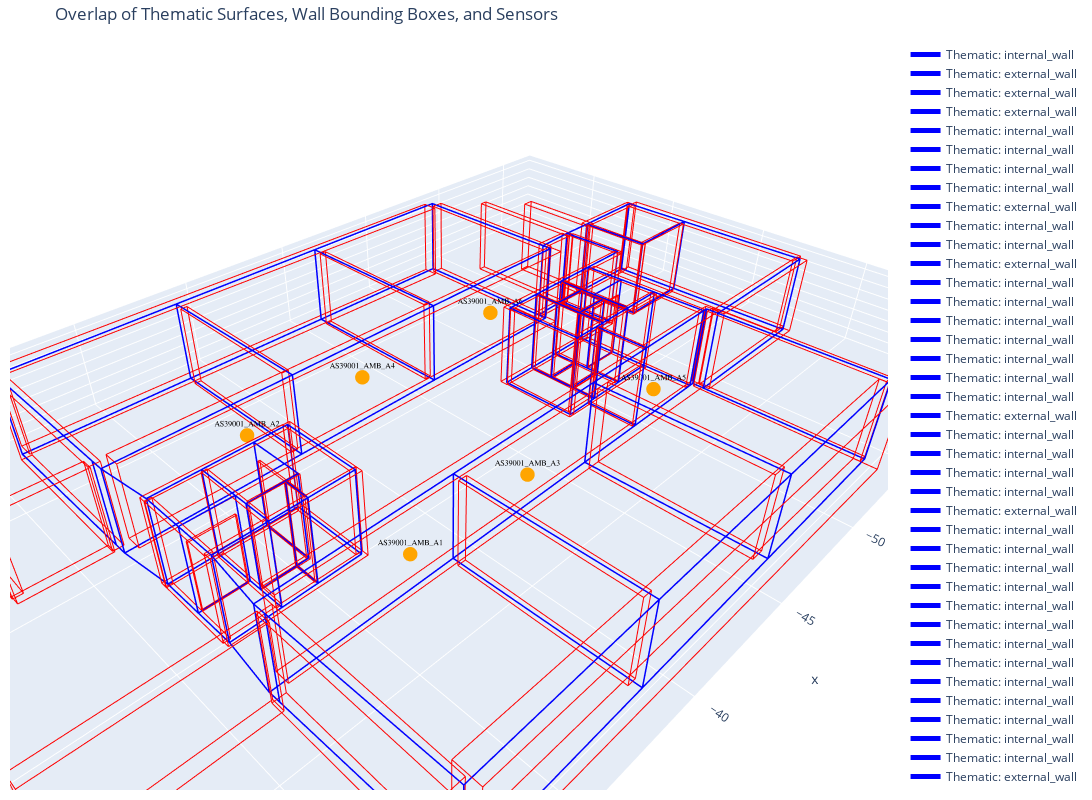

Notebook cell for this chart:
### Code cell
overlapping_visual_check = True

if overlapping_visual_check:
    import plotly.graph_objects as go
    import numpy as np

    fig = go.Figure()

    # def match_sensor_name(x, y, df_mapping, tolerance=0.5):
    #     x, y = round(x, 2), round(y, 2)
    #     for _, row in df_mapping.iterrows():
    #         pos_parts = row['position'].split(", ")
    #         if len(pos_parts) >= 2:
    #             px, py = round(float(pos_parts[0]), 2), round(float(pos_parts[1]), 2)
    #             if abs(px - x) <= tolerance and abs(py - y) <= tolerance:
    #                 return row['sensor'].replace(" [°C]", "")
    #     return None

    def match_sensor_name(x, y, df_mapping, tolerance=0.5):
        x, y = round(x, 2), round(y, 2)
        for _, row in df_mapping.iterrows():
            pos_parts = row['position'].split(", ")
            if len(pos_parts) >= 2:
                px, py = round(float(pos_parts[0]), 2), round(float(pos_parts[1]), 2)
                if abs(px - x) <= tolerance and abs(py - y) <= tolerance:
                    # Clean name: remove " [°C]" and any trailing "_Tamb" or "_TAmb"
                    name = row['sensor'].replace(" [°C]", "")
                    if name.lower().endswith("_tamb"):
                        name = name[:-5]
                    return name
        return None


    def draw_bbox(fig, min_xyz, max_xyz, color="red", name="BBox"):
        x0, y0, z0 = min_xyz
        x1, y1, z1 = max_xyz

        corners = np.array([
            [x0, y0, z0],
            [x1, y0, z0],
            [x1, y1, z0],
            [x0, y1, z0],
            [x0, y0, z1],
            [x1, y0, z1],
            [x1, y1, z1],
            [x0, y1, z1]
        ])

        edges = [
            (0, 1), (1, 2), (2, 3), (3, 0),
            (4, 5), (5, 6), (6, 7), (7, 4),
            (0, 4), (1, 5), (2, 6), (3, 7)
        ]

        for i, j in edges:
            fig.add_trace(go.Scatter3d(
                x=[corners[i][0], corners[j][0]],
                y=[corners[i][1], corners[j][1]],
                z=[corners[i][2], corners[j][2]],
                mode="lines",
                line=dict(color=color, width=2),
                showlegend=False,
                name=name
            ))

    # === Plot thematic walls ===
    for _, row in df_thematic_walls.iterrows():
        coords = np.array(row["surface_vertices"])
        fig.add_trace(go.Scatter3d(
            x=coords[:, 0], y=coords[:, 1], z=coords[:, 2],
            mode="lines",
            line=dict(color="blue", width=3),
            name=f"Thematic: {row['wall_type']}",
            hoverinfo="text",
            text=f"ID: {row['element_id']}<br>Type: {row['wall_type']}<br>Th: {row.get('thickness_rounded', '')}"
        ))

    # === Plot bounding boxes ===
    for wall in walls_info:
        min_xyz, max_xyz = get_bbox(wall["surface_vertices"])
        draw_bbox(fig, min_xyz, max_xyz,
                  color="red",
                  name=f"BBox Wall {wall['wall_index']}")

    # === Sensor positions (rounded) ===
    temp_x = [-37.00, -42.50, -50.00]
    temp_y = [22.50, 13.80]

    temp_positions = [(round(x, 2), round(y, 2)) for x in temp_x for y in temp_y]

    sensors = (
        [{"id": f"temp_{x}_{y}", "type": "temperature", "position": [x, y, 4.70]} for x, y in temp_positions])

    # --- Build position-to-name mapping using df_mapping ---
    position_to_clean_name = {
        tuple(round(float(c), 2) for c in row['position'].split(", ")[:2]):  # round x, y
        row['sensor'].replace(" [°C]", "")  # clean name
        for _, row in df_mapping.iterrows()
    }

    # --- Plot sensors with clean names ---
    for sensor in sensors:
        x, y, z = sensor["position"]
        label = match_sensor_name(x, y, df_mapping)
        label = label if label else sensor["id"]  # fallback if no match

        fig.add_trace(go.Scatter3d(
            x=[x], y=[y], z=[z],
            mode="markers+text",
            marker=dict(size=5, color="orange" if sensor["type"] == "temperature" else "green"),
            text=[label],
            textfont=dict(
                size= 8,       # adjust smaller text size
                family="Verdana",  # or try "Arial", "Courier New", etc.
                color="black"
            ),
            name=sensor["type"].capitalize(),
            showlegend=False
        ))


    # === Layout ===
    fig.update_layout(
        title="Overlap of Thematic Surfaces, Wall Bounding Boxes, and Sensors",
        scene=dict(
            xaxis_title="x", yaxis_title="y", zaxis_title="z",
            aspectmode="data",
            bgcolor="white"
        ),
        legend=dict(itemsizing="constant"),
        margin=dict(l=10, r=10, t=40, b=10),
        width=1400, height=800
    )

    fig.show()
